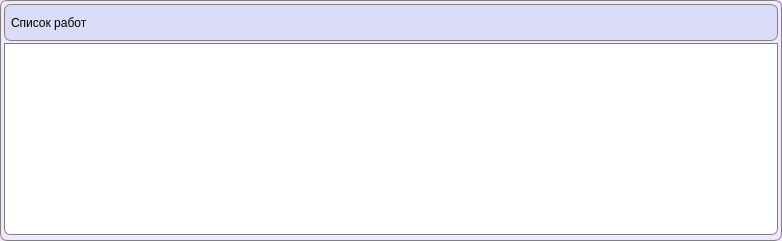
      <widget class="QFrame" name="frame_5">
       <property name="minimumSize">
        <size>
         <width>782</width>
         <height>0</height>
        </size>
       </property>
       <property name="maximumSize">
        <size>
         <width>16777215</width>
         <height>16777215</height>
        </size>
       </property>
       <property name="styleSheet">
        <string notr="true">QFrame {
	background-color: #f2e7ff;
	border: 1px solid grey;
	border-radius: 7px;
}</string>
       </property>
       <property name="frameShape">
        <enum>QFrame::StyledPanel</enum>
       </property>
       <property name="frameShadow">
        <enum>QFrame::Raised</enum>
       </property>
       <layout class="QGridLayout" name="gridLayout_4">
        <property name="leftMargin">
         <number>3</number>
        </property>
        <property name="topMargin">
         <number>3</number>
        </property>
        <property name="rightMargin">
         <number>3</number>
        </property>
        <property name="bottomMargin">
         <number>5</number>
        </property>
        <property name="spacing">
         <number>2</number>
        </property>
        <item row="0" column="0">
         <widget class="QFrame" name="frame_6">
          <property name="sizePolicy">
           <sizepolicy hsizetype="Expanding" vsizetype="Preferred">
            <horstretch>0</horstretch>
            <verstretch>0</verstretch>
           </sizepolicy>
          </property>
          <property name="styleSheet">
           <string notr="true">QFrame {
	background-color: #dbdcf7;
	border: 1px solid grey;
	border-radius: 7px;
}</string>
          </property>
          <property name="frameShape">
           <enum>QFrame::StyledPanel</enum>
          </property>
          <property name="frameShadow">
           <enum>QFrame::Raised</enum>
          </property>
          <layout class="QGridLayout" name="gridLayout_14">
           <property name="leftMargin">
            <number>0</number>
           </property>
           <property name="topMargin">
            <number>0</number>
           </property>
           <property name="rightMargin">
            <number>6</number>
           </property>
           <property name="bottomMargin">
            <number>0</number>
           </property>
           <item row="0" column="0">
            <widget class="QLabel" name="label_4">
             <property name="minimumSize">
              <size>
               <width>0</width>
               <height>35</height>
              </size>
             </property>
             <property name="maximumSize">
              <size>
               <width>16777215</width>
               <height>35</height>
              </size>
             </property>
             <property name="font">
              <font>
               <pointsize>9</pointsize>
              </font>
             </property>
             <property name="styleSheet">
              <string notr="true">QLabel {
	background-color: transparent;
	border: 0px;
	margin-left: 3px;
}</string>
             </property>
             <property name="text">
              <string>Список работ</string>
             </property>
            </widget>
           </item>
           <item row="0" column="1">
            <spacer name="horizontalSpacer_5">
             <property name="orientation">
              <enum>Qt::Horizontal</enum>
             </property>
             <property name="sizeHint" stdset="0">
              <size>
               <width>40</width>
               <height>20</height>
              </size>
             </property>
            </spacer>
           </item>
          </layout>
         </widget>
        </item>
        <item row="1" column="0">
         <widget class="QTextEdit" name="worksList">
          <property name="maximumSize">
           <size>
            <width>16777215</width>
            <height>16777215</height>
           </size>
          </property>
          <property name="font">
           <font>
            <pointsize>10</pointsize>
           </font>
          </property>
          <property name="focusPolicy">
           <enum>Qt::StrongFocus</enum>
          </property>
          <property name="styleSheet">
           <string notr="true">QTextEdit {
	background-color: white;
	border-top-left-radius: 0px;
	border-top-right-radius: 0px;
	border-bottom-left-radius: 6px;
	border-bottom-right-radius: 6px;
}</string>
          </property>
         </widget>
        </item>
       </layout>
      </widget>
